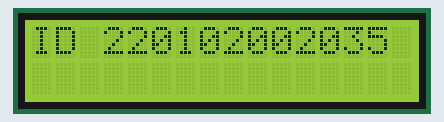
Simulated run of this sketch. Board: Arduino Uno, built with avr-gcc and run on an emulated ATmega328P. Shown: 16×2 character LCD.

Above: at 0.2 s.
At 2.2 s:
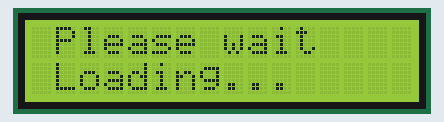
At 5.2 s:
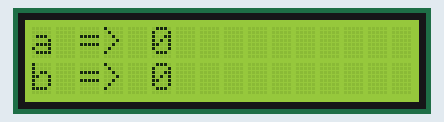
At 8.2 s:
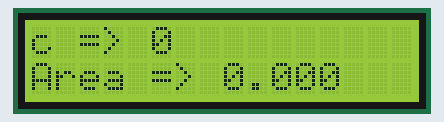
At 11.2 s:
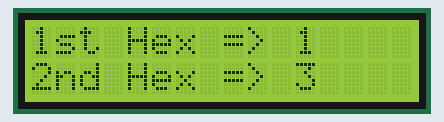

Measured:
- what the display in image 0 shows lasts 2.0 s, from 0.1 s to 2.1 s
- what the display in image 1 shows lasts 3.0 s, from 2.1 s to 5.1 s
- what the display in image 4 shows lasts 5.0 s, from 11.1 s to 16.1 s

The sketch:

INF212_P1.ino
```cpp
#include <LiquidCrystal.h>
#include <stdio.h>
#include <string.h>
#include <stdlib.h>

const int rs = 12, en = 11, d4 = 5, d5 = 4, d6 = 3, d7 = 2;
LiquidCrystal lcd(rs, en, d4, d5, d6, d7);

int takenumber(long long int ID, int flag, int initial, int number) {
   char id_str[20]; // ID'yi tutacak bir karakter dizisi oluşturuyoruz, 20 karakter yeterlidir varsayalım.
    snprintf(id_str, sizeof(id_str), "%lld", ID); // ID'yi stringe dönüştürüyoruz.

    // flag kontrolü
    if (flag == 0) {
        // initial değeri ID stringindeki bir indexi temsil ediyor
        // number değeri ise bu indexten sonraki kaç indexin alınacağını belirtiyor
        int id_length = strlen(id_str);
        if (initial < id_length) { // initial değeri ID stringinin uzunluğundan küçük olduğunda devam ediyoruz
            char result[20]; // Sonuç karakter dizisi
            int i;
            for (i = 0; i < number && (initial + i) < id_length; i++) {
                result[i] = id_str[initial + i - 1];
            }
            result[i] = '\0'; // Sonuç karakter dizisinin sonuna null karakter ekleyerek bir C stringi haline getiriyoruz
            return atoi(result); // Sonuç karakter dizisini tamsayıya dönüştürüyoruz ve döndürüyoruz
    	}
	}

	if (flag == 1) {
        // initial değeri ters yönde ID stringindeki bir indexi temsil ediyor
        // number değeri ise bu indexten önceki kaç indexin alınacağını belirtiyor
        int id_length = strlen(id_str);
        if (initial < id_length) { // initial değeri ID stringinin uzunluğundan küçük olduğunda devam ediyoruz
            char result[20]; // Sonuç karakter dizisi
            int i;
            for (i = 0; i < number; i++) {
                result[i] = id_str[id_length - initial + i];
            }
            result[i] = '\0'; // Sonuç karakter dizisinin sonuna null karakter ekleyerek bir C stringi haline getiriyoruz
            return atoi(result); // Sonuç karakter dizisini tamsayıya dönüştürüyoruz ve döndürüyoruz
        }
    }

}

void setup() {
    lcd.begin(16, 2);
    long long int ID = 220102002035LL;
    int a = takenumber(ID, 0, 1, 2);
    int b = takenumber(ID, 1, 4, 2);
    int c = takenumber(ID, 1, 2, 2);
    int x0 = minnumber(ID);
    int x1 = maxnumber(ID);
    float step = average(ID) / 100;
    float calculated_area = area(a, b, c, x0, x1, step);
    lcd.print("ID 220102002035");
    delay(2000);
    lcd.clear();
    lcd.print(" Please wait  ");
    lcd.setCursor(0, 1);
    lcd.print(" Loading... ");
    delay(3000);
    lcd.clear();
    lcd.print("a => ");
    lcd.print(a);
    lcd.setCursor(0, 1);
    lcd.print("b => ");
    lcd.print(b);
    delay(3000);
    lcd.clear();
    lcd.print("c => ");
    lcd.print(c);
    lcd.setCursor(0, 1);
    lcd.print("Area => ");
    lcd.print(calculated_area, 3);
    delay(3000);
    char firsthexa = dec2hexa(22, 0);
    char secondhexa = dec2hexa(35, 1);
    lcd.clear();
    lcd.print("1st Hex => ");
    lcd.print(firsthexa);
    lcd.setCursor(0, 1);
    lcd.print("2nd Hex => ");
    lcd.print(secondhexa);
    delay(5000);
    lcd.clear();
}

void loop() {
}

int minnumber(long long int ID) {
    int min_num = 9;
    while (ID > 0) {
        int dig = ID % 10;
        if (dig < min_num) {
            min_num = dig;
        }
        ID /= 10;
    }
    return min_num;
}

int maxnumber(long long int ID) {
    int max_num = 0;
    while (ID > 0) {
        int dig = ID % 10;
        if (dig > max_num) {
            max_num = dig;
        }
        ID /= 10;
    }
    return max_num;
}

float average(long long int ID) {
    int sum = 0;
    int count = 0;
    while (ID > 0) {
        int dig = ID % 10;
        sum += dig;
        count++;
        ID /= 10;
    }
    return (float)sum / count;
}

float area(int a, int b, int c, int x0, int x1, float step) {
    float area = 0;
    for (float x = x0; x <= x1; x += step) {
        area += (a * x * x + b * x + c) * step;
    }
    return area;
}

char dec2hexa(int number, int flag) {
    char hexa_char;
    if (flag == 0) {
        hexa_char = number / 16;
    } else {
        hexa_char = number % 16;
    }
    if (hexa_char < 10) {
        hexa_char += '0';
    } else {
        hexa_char += 'A' - 10;
    }
    return hexa_char;
}
```
